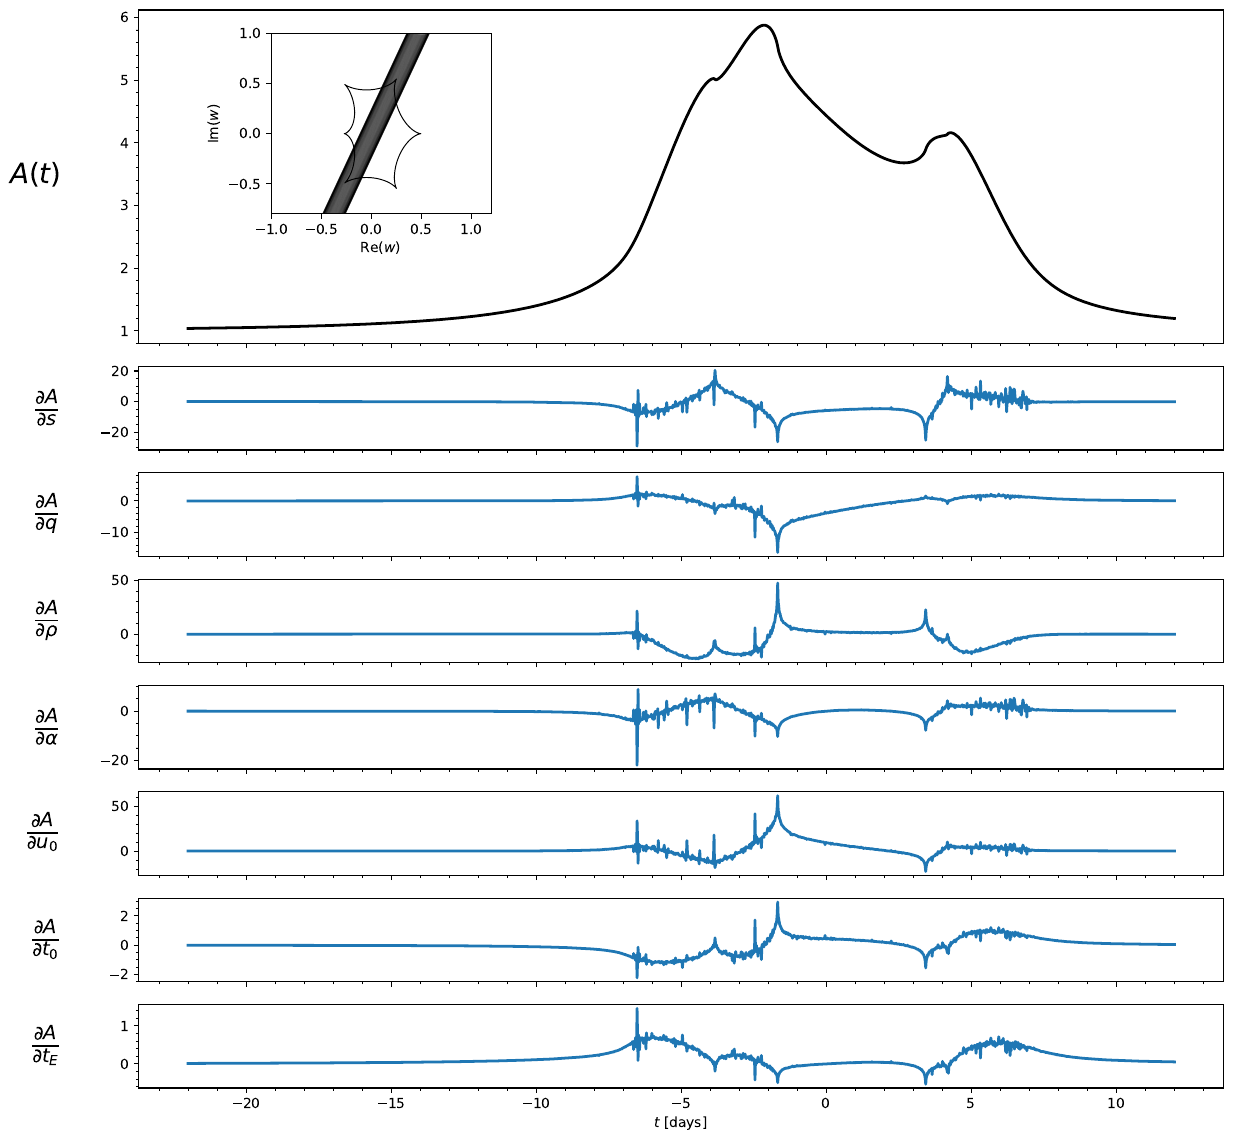

Write the Python code that produced this figure.
import jax.numpy as jnp
from jax import jit, jacfwd 
import jax
jax.config.update("jax_enable_x64", True)
import matplotlib as mpl
import matplotlib.pyplot as plt
from mpl_toolkits.axes_grid1.inset_locator import inset_axes
from matplotlib.ticker import AutoMinorLocator

from microjax.caustics.lightcurve import magnifications
from microjax.point_source import critical_and_caustic_curves

# Parameters
s  = 1.1  # separation between the two lenses in units of total ang. Einstein radii
q  = 0.5  # mass ratio: mass of the lens on the right divided by mass of the lens on the left

alpha = jnp.deg2rad(65) # angle between lens axis and source trajectory
tE = 10 # einstein radius crossing time
t0 = 0.0 # time of peak magnification
u0 = 0.0 # impact parameter
rho = 0.1

a  = 0.5 * s
e1 = q / (1.0 + q)

# Position of the center of the source with respect to the center of mass.
t  =  jnp.linspace(-22, 12, 2000)

@jit
def get_mag(params):
    s, q, rho, alpha, u0, t0, tE = params
    tau = (t - t0)/tE
    y1 = -u0*jnp.sin(alpha) + tau*jnp.cos(alpha)
    y2 = u0*jnp.cos(alpha) + tau*jnp.sin(alpha) 

    _params = {"q": q, "s": s}
    w_points = jnp.array(y1 + y2 * 1j, dtype=complex)
    return w_points, magnifications(w_points, rho, nlenses=2, q=q, s=s)
    #return w_points, magnifications(w_points, rho, nlenses=2, q=q, s=s, limb_darkening=True, u1=0.5)

params = jnp.array([s, q, rho, alpha, u0, t0, tE])
w_points, A = get_mag(params)
print("mag finish")

# Evaluate the Jacobian at every point
mag_jac = jit(jacfwd(lambda params: get_mag(params)[1]))
jac_eval = mag_jac(params)
print("jac finish")

fig, ax = plt.subplots(
    8, 1,
    figsize=(14, 14),
    gridspec_kw={'height_ratios': [4, 1, 1, 1, 1, 1, 1, 1], 'wspace':0.3},
    sharex=True,
)
# Inset axes for images
ax_in = inset_axes(ax[0],
    width="60%", # 
    height="60%", 
    bbox_transform=ax[0].transAxes,
    bbox_to_anchor=(-0.4, 0.05, .9, .9),
)
ax_in.set_aspect(1)
ax_in.set(xlabel="$\mathrm{Re}(w)$", ylabel="$\mathrm{Im}(w)$")

critical_curves, caustic_curves = critical_and_caustic_curves(nlenses=2, npts=100, s=s, q=q)
for cc in caustic_curves:
    ax_in.plot(cc.real, cc.imag, color='black', lw=0.7)

circles = [
    plt.Circle((xi,yi), radius=rho, fill=False, facecolor=None, zorder=-1) for xi,yi in zip(w_points.real, w_points.imag)
]
c = mpl.collections.PatchCollection(circles, match_original=True, alpha=0.05)

ax_in.add_collection(c)
ax_in.set_aspect(1)
ax_in.set(xlim=(-1., 1.2), ylim=(-0.8, 1.))

ax[0].plot(t, A, color='black', lw=2)

for i, _a in enumerate(ax[1:]):
    _a.plot(t, jac_eval[:, i], lw=2., color='C0')

labels = [
    r'$A(t)$',
    r'$\frac{\partial A}{\partial s}$', r'$\frac{\partial A}{\partial q}$', r'$\frac{\partial A}{\partial \rho}$',
     r'$\frac{\partial A}{\partial \alpha}$', r'$\frac{\partial A}{\partial u_0}$', r'$\frac{\partial A}{\partial t_0}$', 
     r'$\frac{\partial A}{\partial t_E}$'
]

labelx = -0.07  # axes coords
for i, _a in enumerate(ax):
    _a.set_ylabel(
        labels[i], 
        rotation=0, 
        verticalalignment='center',
        horizontalalignment='right',
        fontsize=20,
    )
    _a.yaxis.set_label_coords(labelx, 0.5)
    _a.xaxis.set_minor_locator(AutoMinorLocator())
    _a.yaxis.set_minor_locator(AutoMinorLocator())
    #_a.set(xlim=(30, 70))

#ax[1].set_ylim(-550, 550)
#ax[2].set_ylim(-55, 55)
#ax[3].set_ylim(-1200, 1200)
#ax[4].set_ylim(-550, 550)
#ax[5].set_ylim(-1300, 1300)
#ax[6].set_ylim(-55, 55)
#ax[7].set_ylim(-12, 12)

ax[-1].set_xlabel('$t$ [days]')
ax_in.set_rasterization_zorder(0)
fig.savefig("tests/caustics/lightcurve_grads.pdf", bbox_inches="tight")
plt.show()
plt.close()